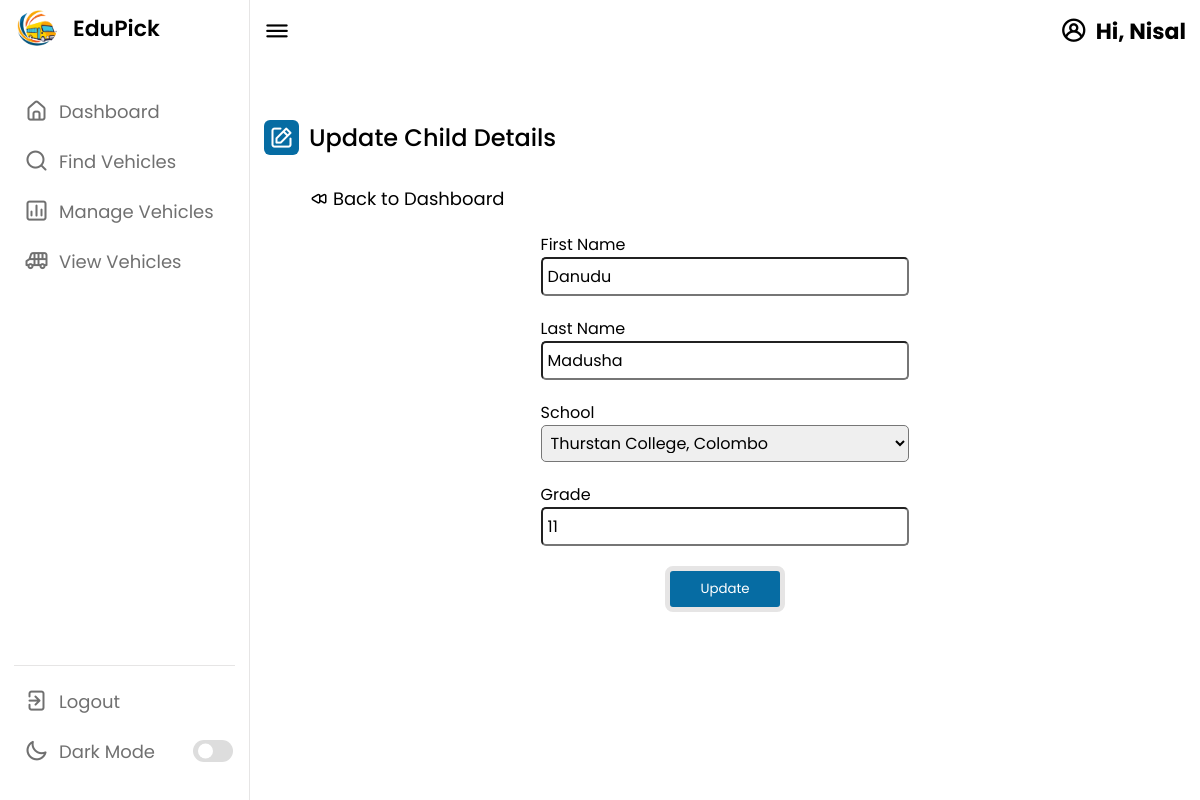
/parents/updateChild/17 (signed in), run on the app's committed database.
### tables this page shows
CREATE TABLE `child` (
  `childID` int NOT NULL,
  `firstName` varchar(30) NOT NULL,
  `lastName` varchar(30) NOT NULL,
  `school` varchar(255) NOT NULL,
  `grade` int NOT NULL,
  `absentState` tinyint(1) NOT NULL,
  `parentID` int NOT NULL,
  `vanID` int DEFAULT NULL,
  `regDate` timestamp NOT NULL DEFAULT CURRENT_TIMESTAMP,
  `isDeleted` tinyint(1) NOT NULL DEFAULT '0'
);

### app/controllers/Parents.php (called while the page is built, shortened)
<?php
    class Parents extends Controller {
        public function __construct(){
            $this->parentModel = $this->model('Parent_');
        }
        public function updateChild($child_id){
            $child = $this->parentModel->getChild($child_id);
            $data = [
                'child_id' => $child_id,
                'firstName' => $child->firstName,
                'lastName' => $child->lastName,
                'school' => $child->school,
                'grade' => $child->grade,
                'parentID' => $child->parentID,
                'firstName_err' => '',
                'lastName_err' => '',
                'school_err' => '',
                'grade_err' => ''
            ];
            $this->view('parents/updateChild', $data);
        }
}

### app/libraries/Core.php (called while the page is built, shortened)
<?php
class Core {
    protected $currentMethod = 'index';
    public function __construct(){
        $url = $this->getURL();
       $url = $url ?? ['pages'];
        if(file_exists('../app/controllers/' . ucwords($url[0]) . '.php')){
            unset($url[0]);
        }
        $this->currentController = new $this->currentController;
        if(isset($url[1])){
            if(method_exists($this->currentController, $url[1])){
                $this->currentMethod = $url[1];
                unset($url[1]);
            }
        }
        $this->params = $url ? array_values($url) : [];
        call_user_func_array([$this->currentController, $this->currentMethod], $this->params);
    }
    public function getURL(){
        if(isset($_GET['url'])){
            $url = rtrim($_GET['url'], '/');
            $url = filter_var($url, FILTER_SANITIZE_URL);
            $url = explode('/', $url);
            return $url;
        }
    }
}

### public/index.php (called while the page is built, shortened)
<?php
  $init = new Core;

### app/libraries/Database.php (called while the page is built, shortened)
<?php
     class Database {
        private $host = DB_HOST;
        private $user = DB_USER;
        private $pass = DB_PASS;
        private $dbname = DB_NAME;
        private $dbh;
        private $stmt;
        public function __construct(){
            $dsn = 'mysql:host=' . $this->host . ';dbname=' . $this->dbname;
            $options = array(
                PDO::ATTR_PERSISTENT => true,
                PDO::ATTR_ERRMODE => PDO::ERRMODE_EXCEPTION
            );
            try{
                $this->dbh = new PDO($dsn, $this->user, $this->pass, $options);
            } catch(PDOException $e){
                $this->error = $e->getMessage();
                echo $this->error;
            }
        }
        public function query($sql){
            $this->stmt = $this->dbh->prepare($sql);
        }
        public function bind($param, $value, $type = null){
            if(is_null($type)){
                switch(true){
                    default:
                        $type = PDO::PARAM_STR;
                }
            }
            $this->stmt->bindValue($param, $value, $type);
        }
        public function execute(){
            return $this->stmt->execute();
        }
        public function single(){
            $this->execute();
            return $this->stmt->fetch(PDO::FETCH_OBJ);
        }
     }

### app/models/Parent_.php (called while the page is built, shortened)
<?php
    class Parent_ {
        private $db;
        public function __construct(){
            $this->db = new Database;
        }
        public function getChild($child_id){
            $this->db->query('SELECT * FROM child WHERE childID = :child_id AND isDeleted = 0');
            $this->db->bind(':child_id', $child_id);
            $row = $this->db->single();
            return $row;
        }
    }

### app/views/parents/updateChild.php (the view, shortened to what this page needs)
<?php require APPROOT . '/views/inc/header.php'; ?>
<link rel="stylesheet" href="<?php echo URLROOT; ?>/parent/style.css" />
<link rel="stylesheet" href="https://unicons.iconscout.com/release/v4.0.0/css/line.css">
</head>
<body>
    <?php require APPROOT . '/views/inc/parentNav.php'; ?>
        <div class="dash-content">
            <div class="overview">
                <div class="title">
                    <i class="uil uil-edit"></i>
                    <span class="text">Update Child Details</span>
                </div>
            </div>
            <div class="goback-link">
                <a href="<?php echo URLROOT; ?>/parents/manageChildren">
                    <i class="uil uil-backward"></i>
                    <span class="text">Back to Dashboard</span>
                </a>
            </div>
            <div class="add-child">
                <form action="<?php echo URLROOT; ?>/parents/updateChildPost" method="POST">
                    <div class="input-box">
                        <span class="details">First Name</span>
                        <input type="text" id="first_name" name="first_name" value="<?php echo $data['firstName'] ?>">
                    </div>
                    <div class="input-box">
                        <span class="details">Last Name</span>
                        <input type="text" id="last_name" name="last_name" value="<?php echo $data['lastName'] ?>">
                    </div>
                    <div class="input-box">
                        <span class="details">School</span>
                        <select class="" id="school" name="school">
                            <option value="Thurstan College, Colombo" <?php echo ($data['school'] == 'Thurstan College, Colombo') ? 'selected' : ''?>>Thurstan College, Colombo</option>
                        </select>
                    </div>
                    <div class="input-box">
                        <span class="details">Grade</span>
                        <input type="number" id="grade" name="grade" value="<?php echo $data['grade'] ?>">
                    </div>
                    <div class="submit-button">
                        <input type="submit" value="Update">
                    </div>
                </form>
        </div>
    </section>
    <?php require APPROOT . '/views/inc/footer.php'; ?>

### public/parent/style.css (style rules this page uses)
* { margin: 0; padding: 0; box-sizing: border-box; font-family: 'Poppins', sans-serif; }
:root { --primary-color: #066ca3; --panel-color: #FFF; --text-color: #000; --black-light-color: #707070; --border-color: #e6e5e5; --toggle-color: #DDD; --box1-color: #4DA3FF; --title-icon-color: #fff; --delete-edit-color: #4DA3FF; --child-card-color: #f2f2f2; --tran-05: all 0.5s ease; --tran-03: all 0.3s ease; --tran-03: all 0.2s ease; }
body { min-height: 100vh; background-color: var(--primary-color); }
.dashboard .dash-content { padding-top: 50px; }
.dash-content .title { display: flex; align-items: center; margin: 60px 0 30px 0; }
.dash-content .title i { position: relative; height: 35px; width: 35px; background-color: var(--primary-color); border-radius: 6px; color: var(--title-icon-color); display: flex; align-items: center; justify-content: center; font-size: 24px; }
.dash-content .title .text { font-size: 24px; font-weight: 500; color: var(--text-color); margin-left: 10px; }
.add-child { display: flex; justify-content:center; align-items: center; color: var(--text-color); }
.add-child form { width: 40%; }
.input-box { display: flex; align-items:flex-start; flex-direction: column; margin-top: 20px; }
.input-box input { width: 100%; padding: 5px; border-radius: 5px; font-size: 16px; transition: var(--tran-05); }
.input-box select { width: 100%; padding: 5px; border-radius: 5px; font-size: 16px; transition: var(--tran-05); }
.submit-button { display: flex; justify-content: center; align-items: center; margin-top: 20px; }
.submit-button input { border-radius: 8px; padding: 8px 30px; background-color: var(--primary-color); color: var(--title-icon-color); border: 5px solid var(--border-color); }
.goback-link { margin-left: 5%; }
.goback-link a { text-decoration: none; color: var(--text-color); font-size: 18px; font-weight: 400; }

### data on the page
child: first_name "Danudu", last_name "Madusha", school "Thurstan College, Colombo", grade "11"

### other printed values
$_SESSION['user_fname'] "Nisal"
